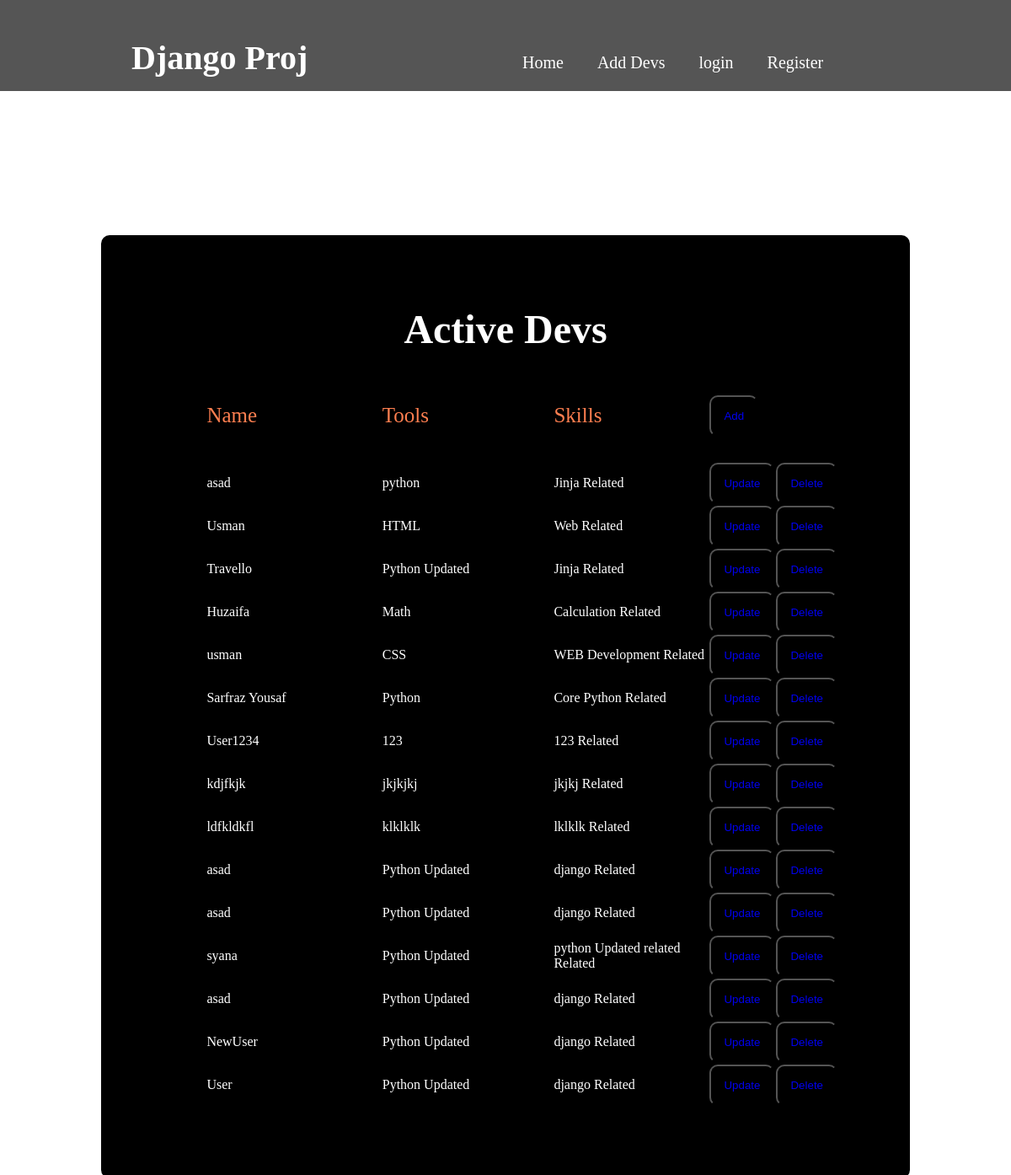
The app's page /devsList/ with its own data.
### BulidingSite/models.py (models this page shows)
class addDev(models.Model):
    Name = models.CharField(max_length=20)
    Tool = models.CharField(max_length=20)
    Skills = models.CharField(max_length=1000)

### BulidingSite/views.py (the view)
# urls.py: path("devsList/",views.devs_list,name="devsList"),
def devs_list(request):
    form =  addDev.objects.all()
    return render(request,"devsList.html",{"form":form})

### BulidingSite/templates/devsList.html (shortened to what this page needs)
 {% load static %}
<!DOCTYPE html>
<html lang="en">
<head>
    <link rel="stylesheet" href="{% static 'devsList.css' %}">
</head>
<body>
    <nav>
        <div class="container">
            <h1 class="label">Django Proj</h1>
            <ul>
                <li><a href="{% url 'homePage' %}">Home</a></li>
                <li><a href="{% url 'devs'  %}">Add Devs</a></li>
                {% if user.is_authenticated %}
                <li><a> Hello, {{user.first_name}}</a></li>
                <li><a href="{% url 'logout' %}">Logout</a></li>
                {% else %}
                <li><a href="{% url 'login' %}">login</a></li>
                <li><a href="{% url 'register' %}">Register</a></li>
                {% endif %}
            </ul>
        </div>
    </nav>
    <div class="content">
        <h1>Active Devs</h1>
        <table>
            <thead>
                <tr>
                    <td class="thead">Name</td>
                    <td class="thead">Tools</td>
                    <td class="thead">Skills</td>
                    <td>
                        <button><a href="{% url 'devs'  %}" >Add</a></button>
                    </td>
                </tr>
            </thead>
            <tbody>
                {% for i in form %}
                <tr>
                    <td class="tbody">{{i.Name}}</td>
                    <td class="tbody">{{i.Tool}}</td>
                    <td class="tbody">{{i.Skills}} Related</td>
                    <td>
                        <button><a href="{% url 'update' i.id%}">Update</a></button>
                    </td>
                    <td><button><a href="{% url 'delete' i.id %}">Delete</a></button></td>
                </tr>
                {% endfor %}
            </tbody>
        </table>
    </div>
</body>
</html>

### BulidingSite/static/devsList.css (style rules this page uses)
* { padding: 0; margin: auto; }
nav { padding: 45px; background-color: #555555; }
.container { width: 80%; }
.label { float: left; font-size: 2.5em; color: white; }
ul { padding-left: 50%; padding-top: 2%; }
ul li { list-style: none; float: left; }
ul li a { text-decoration: none; padding: 20px; font-size: 20px; color: white; }
.content { position: absolute; top: 20%; left: 20%; width: 60%; padding: 7%; box-sizing: border-box; border-radius: 10px; background: black; color: white; }
h1 { margin: 0 0 20px; font-size: 3em; }
.content { position: absolute; top: 20%; left: 10%; width: 80%; padding: 7%; box-sizing: border-box; border-radius: 10px; background: black; color: white; }
h1 { text-align: center; font-size: 3em; }
.thead { padding: 5%; width: 500px; font-size: 25px; color: coral; }
.tbody { padding-left: 5%; }
button { padding: 15px; transition: 0.5s; background-color: black; border-radius: 10px; color: royalblue; transition: 0.4s; }
button a { text-decoration: none; }

### records on screen
addDev: Name "asad", Tool "python", Skills "Jinja"
addDev: Name "Usman", Tool "HTML", Skills "Web"
addDev: Name "Travello", Tool "Python Updated", Skills "Jinja"
addDev: Name "Huzaifa", Tool "Math", Skills "Calculation"
addDev: Name "usman", Tool "CSS", Skills "WEB Development"
addDev: Name "Sarfraz Yousaf", Tool "Python", Skills "Core Python"
addDev: Name "User1234", Tool "123", Skills "123"
addDev: Name "kdjfkjk", Tool "jkjkjkj", Skills "jkjkj"
addDev: Name "ldfkldkfl", Tool "klklklk", Skills "lklklk"
addDev: Name "asad", Tool "Python Updated", Skills "django"
addDev: Name "asad", Tool "Python Updated", Skills "django"
addDev: Name "syana", Tool "Python Updated", Skills "python Updated related"
addDev: Name "asad", Tool "Python Updated", Skills "django"
addDev: Name "NewUser", Tool "Python Updated", Skills "django"
addDev: Name "User", Tool "Python Updated", Skills "django"
